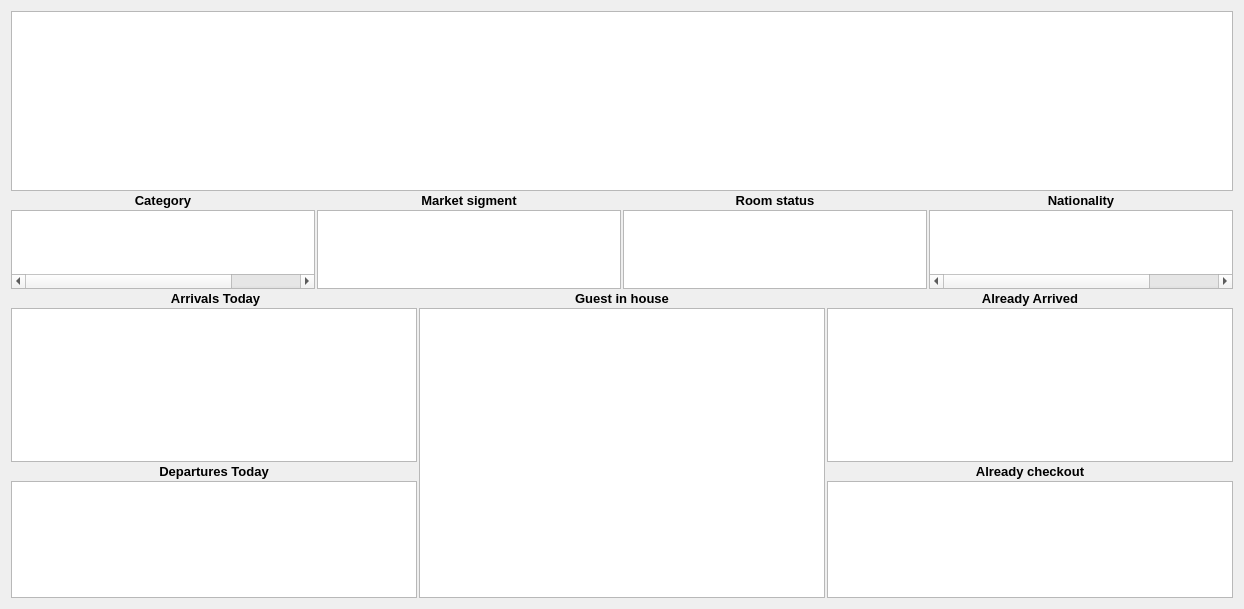
<?xml version="1.0" encoding="UTF-8"?>
<ui version="4.0">
 <class>WHotelStatus</class>
 <widget class="QWidget" name="WHotelStatus">
  <property name="geometry">
   <rect>
    <x>0</x>
    <y>0</y>
    <width>1244</width>
    <height>609</height>
   </rect>
  </property>
  <property name="windowTitle">
   <string>Form</string>
  </property>
  <layout class="QVBoxLayout" name="verticalLayout">
   <property name="spacing">
    <number>2</number>
   </property>
   <item>
    <widget class="EQTableWidget" name="tblMain">
     <property name="sizePolicy">
      <sizepolicy hsizetype="Expanding" vsizetype="Expanding">
       <horstretch>0</horstretch>
       <verstretch>1</verstretch>
      </sizepolicy>
     </property>
     <property name="minimumSize">
      <size>
       <width>0</width>
       <height>0</height>
      </size>
     </property>
     <property name="maximumSize">
      <size>
       <width>16777215</width>
       <height>180</height>
      </size>
     </property>
     <property name="styleSheet">
      <string notr="true"/>
     </property>
     <property name="editTriggers">
      <set>QAbstractItemView::NoEditTriggers</set>
     </property>
     <property name="selectionMode">
      <enum>QAbstractItemView::NoSelection</enum>
     </property>
     <property name="wordWrap">
      <bool>false</bool>
     </property>
     <attribute name="horizontalHeaderVisible">
      <bool>false</bool>
     </attribute>
     <attribute name="horizontalHeaderHighlightSections">
      <bool>false</bool>
     </attribute>
     <attribute name="horizontalHeaderShowSortIndicator" stdset="0">
      <bool>true</bool>
     </attribute>
     <attribute name="verticalHeaderVisible">
      <bool>false</bool>
     </attribute>
     <attribute name="verticalHeaderDefaultSectionSize">
      <number>21</number>
     </attribute>
     <column>
      <property name="text">
       <string>New Column</string>
      </property>
     </column>
     <column>
      <property name="text">
       <string>New Column</string>
      </property>
     </column>
     <column>
      <property name="text">
       <string>New Column</string>
      </property>
     </column>
     <column>
      <property name="text">
       <string>New Column</string>
      </property>
     </column>
     <column>
      <property name="text">
       <string>New Column</string>
      </property>
     </column>
     <column>
      <property name="text">
       <string>New Column</string>
      </property>
     </column>
     <column>
      <property name="text">
       <string>New Column</string>
      </property>
     </column>
     <column>
      <property name="text">
       <string>New Column</string>
      </property>
     </column>
     <column>
      <property name="text">
       <string>New Column</string>
      </property>
     </column>
     <column>
      <property name="text">
       <string>New Column</string>
      </property>
     </column>
     <column>
      <property name="text">
       <string>New Column</string>
      </property>
     </column>
     <column>
      <property name="text">
       <string>New Column</string>
      </property>
     </column>
    </widget>
   </item>
   <item>
    <widget class="QWidget" name="widget" native="true">
     <property name="sizePolicy">
      <sizepolicy hsizetype="Preferred" vsizetype="Preferred">
       <horstretch>0</horstretch>
       <verstretch>2</verstretch>
      </sizepolicy>
     </property>
     <property name="styleSheet">
      <string notr="true"/>
     </property>
     <layout class="QVBoxLayout" name="verticalLayout_2">
      <property name="spacing">
       <number>2</number>
      </property>
      <property name="leftMargin">
       <number>0</number>
      </property>
      <property name="topMargin">
       <number>0</number>
      </property>
      <property name="rightMargin">
       <number>0</number>
      </property>
      <property name="bottomMargin">
       <number>0</number>
      </property>
      <item>
       <widget class="QWidget" name="widget_2" native="true">
        <property name="styleSheet">
         <string notr="true">x</string>
        </property>
        <layout class="QGridLayout" name="gridLayout">
         <property name="leftMargin">
          <number>0</number>
         </property>
         <property name="topMargin">
          <number>0</number>
         </property>
         <property name="rightMargin">
          <number>0</number>
         </property>
         <property name="bottomMargin">
          <number>0</number>
         </property>
         <property name="spacing">
          <number>2</number>
         </property>
         <item row="0" column="0">
          <widget class="QLabel" name="label">
           <property name="font">
            <font>
             <pointsize>10</pointsize>
             <weight>75</weight>
             <bold>true</bold>
            </font>
           </property>
           <property name="text">
            <string>Category</string>
           </property>
           <property name="alignment">
            <set>Qt::AlignCenter</set>
           </property>
          </widget>
         </item>
         <item row="0" column="1">
          <widget class="QLabel" name="label_2">
           <property name="font">
            <font>
             <pointsize>10</pointsize>
             <weight>75</weight>
             <bold>true</bold>
            </font>
           </property>
           <property name="text">
            <string>Market sigment</string>
           </property>
           <property name="alignment">
            <set>Qt::AlignCenter</set>
           </property>
          </widget>
         </item>
         <item row="0" column="2">
          <widget class="QLabel" name="label_3">
           <property name="font">
            <font>
             <pointsize>10</pointsize>
             <weight>75</weight>
             <bold>true</bold>
            </font>
           </property>
           <property name="text">
            <string>Room status</string>
           </property>
           <property name="alignment">
            <set>Qt::AlignCenter</set>
           </property>
          </widget>
         </item>
         <item row="0" column="3">
          <widget class="QLabel" name="label_4">
           <property name="font">
            <font>
             <pointsize>10</pointsize>
             <weight>75</weight>
             <bold>true</bold>
            </font>
           </property>
           <property name="text">
            <string>Nationality</string>
           </property>
           <property name="alignment">
            <set>Qt::AlignCenter</set>
           </property>
          </widget>
         </item>
         <item row="1" column="0">
          <widget class="EQTableWidget" name="tblCategory">
           <property name="editTriggers">
            <set>QAbstractItemView::NoEditTriggers</set>
           </property>
           <property name="selectionMode">
            <enum>QAbstractItemView::NoSelection</enum>
           </property>
           <property name="wordWrap">
            <bool>false</bool>
           </property>
           <attribute name="horizontalHeaderVisible">
            <bool>false</bool>
           </attribute>
           <attribute name="verticalHeaderVisible">
            <bool>false</bool>
           </attribute>
           <attribute name="verticalHeaderDefaultSectionSize">
            <number>21</number>
           </attribute>
           <column>
            <property name="text">
             <string>Cat</string>
            </property>
           </column>
           <column>
            <property name="text">
             <string>Description</string>
            </property>
           </column>
           <column>
            <property name="text">
             <string>Nbr</string>
            </property>
           </column>
           <column>
            <property name="text">
             <string>Occ</string>
            </property>
           </column>
          </widget>
         </item>
         <item row="1" column="1">
          <widget class="EQTableWidget" name="tableWidget_3">
           <property name="editTriggers">
            <set>QAbstractItemView::NoEditTriggers</set>
           </property>
           <property name="selectionMode">
            <enum>QAbstractItemView::NoSelection</enum>
           </property>
           <property name="wordWrap">
            <bool>false</bool>
           </property>
           <attribute name="horizontalHeaderVisible">
            <bool>false</bool>
           </attribute>
           <attribute name="verticalHeaderVisible">
            <bool>false</bool>
           </attribute>
           <attribute name="verticalHeaderDefaultSectionSize">
            <number>21</number>
           </attribute>
          </widget>
         </item>
         <item row="1" column="2">
          <widget class="EQTableWidget" name="tblRoomStatus">
           <property name="editTriggers">
            <set>QAbstractItemView::NoEditTriggers</set>
           </property>
           <property name="selectionMode">
            <enum>QAbstractItemView::NoSelection</enum>
           </property>
           <property name="wordWrap">
            <bool>false</bool>
           </property>
           <attribute name="horizontalHeaderVisible">
            <bool>false</bool>
           </attribute>
           <attribute name="verticalHeaderVisible">
            <bool>false</bool>
           </attribute>
           <attribute name="verticalHeaderDefaultSectionSize">
            <number>21</number>
           </attribute>
           <column>
            <property name="text">
             <string>Status</string>
            </property>
           </column>
           <column>
            <property name="text">
             <string>qty</string>
            </property>
           </column>
          </widget>
         </item>
         <item row="1" column="3">
          <widget class="EQTableWidget" name="tblNationality">
           <property name="editTriggers">
            <set>QAbstractItemView::NoEditTriggers</set>
           </property>
           <property name="selectionMode">
            <enum>QAbstractItemView::NoSelection</enum>
           </property>
           <property name="wordWrap">
            <bool>false</bool>
           </property>
           <attribute name="horizontalHeaderVisible">
            <bool>false</bool>
           </attribute>
           <attribute name="verticalHeaderVisible">
            <bool>false</bool>
           </attribute>
           <attribute name="verticalHeaderDefaultSectionSize">
            <number>21</number>
           </attribute>
           <column>
            <property name="text">
             <string>Code</string>
            </property>
           </column>
           <column>
            <property name="text">
             <string>Nationality</string>
            </property>
           </column>
           <column>
            <property name="text">
             <string>Nbr</string>
            </property>
           </column>
           <column>
            <property name="text">
             <string>Pax</string>
            </property>
           </column>
          </widget>
         </item>
        </layout>
       </widget>
      </item>
      <item>
       <widget class="QWidget" name="widget_3" native="true">
        <property name="styleSheet">
         <string notr="true"/>
        </property>
        <layout class="QGridLayout" name="gridLayout_3">
         <property name="leftMargin">
          <number>0</number>
         </property>
         <property name="topMargin">
          <number>0</number>
         </property>
         <property name="rightMargin">
          <number>0</number>
         </property>
         <property name="bottomMargin">
          <number>0</number>
         </property>
         <property name="spacing">
          <number>2</number>
         </property>
         <item row="0" column="2">
          <widget class="QLabel" name="lbAlreadyAriived">
           <property name="font">
            <font>
             <pointsize>10</pointsize>
             <weight>75</weight>
             <bold>true</bold>
            </font>
           </property>
           <property name="text">
            <string>Already Arrived</string>
           </property>
           <property name="alignment">
            <set>Qt::AlignCenter</set>
           </property>
          </widget>
         </item>
         <item row="0" column="0">
          <widget class="QLabel" name="lbArrivals">
           <property name="font">
            <font>
             <pointsize>10</pointsize>
             <weight>75</weight>
             <bold>true</bold>
            </font>
           </property>
           <property name="text">
            <string> Arrivals Today</string>
           </property>
           <property name="alignment">
            <set>Qt::AlignCenter</set>
           </property>
          </widget>
         </item>
         <item row="1" column="1" rowspan="4">
          <widget class="EQTableWidget" name="tblGuestInHouse">
           <property name="editTriggers">
            <set>QAbstractItemView::NoEditTriggers</set>
           </property>
           <property name="selectionMode">
            <enum>QAbstractItemView::NoSelection</enum>
           </property>
           <property name="wordWrap">
            <bool>false</bool>
           </property>
           <attribute name="horizontalHeaderVisible">
            <bool>false</bool>
           </attribute>
           <attribute name="verticalHeaderVisible">
            <bool>false</bool>
           </attribute>
           <attribute name="verticalHeaderDefaultSectionSize">
            <number>21</number>
           </attribute>
          </widget>
         </item>
         <item row="2" column="2">
          <widget class="QLabel" name="lbAlreadyCheckout">
           <property name="font">
            <font>
             <pointsize>10</pointsize>
             <weight>75</weight>
             <bold>true</bold>
            </font>
           </property>
           <property name="text">
            <string>Already checkout</string>
           </property>
           <property name="alignment">
            <set>Qt::AlignCenter</set>
           </property>
          </widget>
         </item>
         <item row="1" column="2">
          <widget class="EQTableWidget" name="tblAlreadyArrived">
           <property name="editTriggers">
            <set>QAbstractItemView::NoEditTriggers</set>
           </property>
           <property name="selectionMode">
            <enum>QAbstractItemView::NoSelection</enum>
           </property>
           <property name="wordWrap">
            <bool>false</bool>
           </property>
           <attribute name="horizontalHeaderVisible">
            <bool>false</bool>
           </attribute>
           <attribute name="verticalHeaderVisible">
            <bool>false</bool>
           </attribute>
           <attribute name="verticalHeaderDefaultSectionSize">
            <number>21</number>
           </attribute>
          </widget>
         </item>
         <item row="3" column="2" rowspan="2">
          <widget class="EQTableWidget" name="tblAlreadyCheckout">
           <property name="editTriggers">
            <set>QAbstractItemView::NoEditTriggers</set>
           </property>
           <property name="selectionMode">
            <enum>QAbstractItemView::NoSelection</enum>
           </property>
           <property name="wordWrap">
            <bool>false</bool>
           </property>
           <attribute name="horizontalHeaderVisible">
            <bool>false</bool>
           </attribute>
           <attribute name="verticalHeaderVisible">
            <bool>false</bool>
           </attribute>
           <attribute name="verticalHeaderDefaultSectionSize">
            <number>21</number>
           </attribute>
          </widget>
         </item>
         <item row="0" column="1">
          <widget class="QLabel" name="lbGuestInHouse">
           <property name="font">
            <font>
             <pointsize>10</pointsize>
             <weight>75</weight>
             <bold>true</bold>
            </font>
           </property>
           <property name="text">
            <string>Guest in house</string>
           </property>
           <property name="alignment">
            <set>Qt::AlignCenter</set>
           </property>
          </widget>
         </item>
         <item row="1" column="0">
          <widget class="EQTableWidget" name="tblArrivals">
           <property name="editTriggers">
            <set>QAbstractItemView::NoEditTriggers</set>
           </property>
           <property name="selectionMode">
            <enum>QAbstractItemView::NoSelection</enum>
           </property>
           <property name="wordWrap">
            <bool>false</bool>
           </property>
           <attribute name="horizontalHeaderVisible">
            <bool>false</bool>
           </attribute>
           <attribute name="verticalHeaderVisible">
            <bool>false</bool>
           </attribute>
           <attribute name="verticalHeaderDefaultSectionSize">
            <number>21</number>
           </attribute>
          </widget>
         </item>
         <item row="2" column="0">
          <widget class="QLabel" name="lbDepartures">
           <property name="font">
            <font>
             <pointsize>10</pointsize>
             <weight>75</weight>
             <bold>true</bold>
            </font>
           </property>
           <property name="text">
            <string>Departures Today</string>
           </property>
           <property name="alignment">
            <set>Qt::AlignCenter</set>
           </property>
          </widget>
         </item>
         <item row="3" column="0" rowspan="2">
          <widget class="EQTableWidget" name="tblDepartures">
           <property name="editTriggers">
            <set>QAbstractItemView::NoEditTriggers</set>
           </property>
           <property name="selectionMode">
            <enum>QAbstractItemView::NoSelection</enum>
           </property>
           <property name="wordWrap">
            <bool>false</bool>
           </property>
           <attribute name="horizontalHeaderVisible">
            <bool>false</bool>
           </attribute>
           <attribute name="verticalHeaderVisible">
            <bool>false</bool>
           </attribute>
           <attribute name="verticalHeaderDefaultSectionSize">
            <number>21</number>
           </attribute>
          </widget>
         </item>
        </layout>
       </widget>
      </item>
     </layout>
    </widget>
   </item>
  </layout>
 </widget>
 <customwidgets>
  <customwidget>
   <class>EQTableWidget</class>
   <extends>QTableWidget</extends>
   <header location="global">eqtablewidget.h</header>
  </customwidget>
 </customwidgets>
 <resources/>
 <connections/>
</ui>
